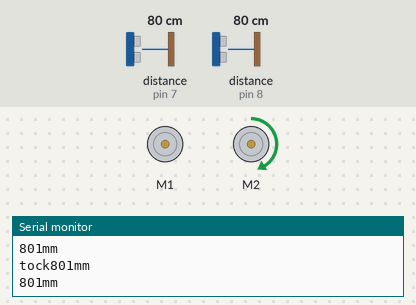
A sketch run on a simulated Arduino Uno, built with avr-gcc and run on an emulated ATmega328P. On the bench: 2 × DC motor (green arrow = forward, orange = backward, longer = faster), the last lines printed to the serial monitor. Wiring (inferred from the names in the program): 2 × ultrasonic range finder: trigger pin 7, echo pin 7 / trigger pin 8, echo pin 8. The test bench sets the inputs (shaded band); at power-on: distance to the obstacle (sensors on pin 8, pin 7) 80 cm. The echo pulse lasts 58.3 µs per cm.

Above: at 1.2 s.
1.3 s: distance to the obstacle (sensor on pin 8) set to 8 cm
2.8 s: distance to the obstacle (sensor on pin 8) set to 5 cm
At 3.3 s:
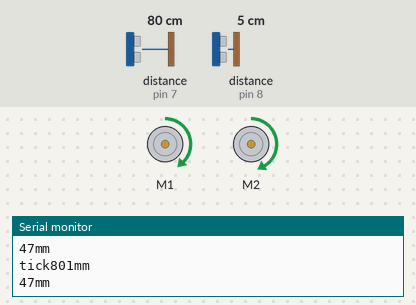
4.4 s: distance to the obstacle (sensor on pin 7) set to 7 cm
5.9 s: distance to the obstacle (sensor on pin 7) set to 4 cm
At 7.4 s:
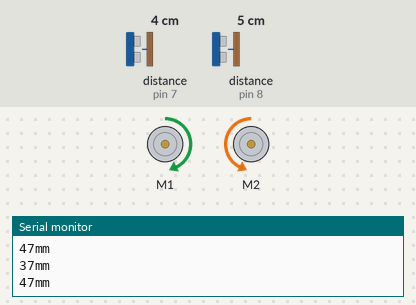
7.7 s: distance to the obstacle (sensor on pin 8) set to 35 cm
At 8.3 s:
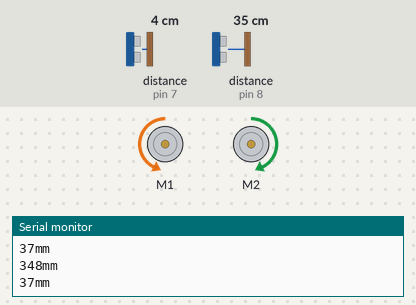
9.3 s: distance to the obstacle (sensor on pin 8) set to 9 cm
10.8 s: distance to the obstacle (sensor on pin 8) set to 6 cm
At 11.7 s:
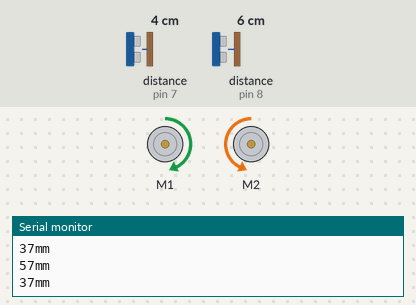
Timing chart, 0 to 13.5 s (numbered marks = the images above; inputs shaded):
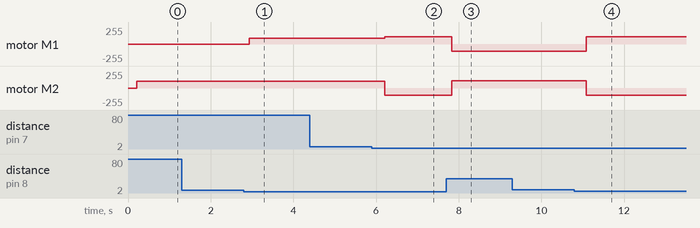

Measured:
- the behaviour switches between 7 and 6 cm on distance to the obstacle (sensor on pin 8) (found by bisection; images 0 and 1)
- the behaviour switches between 6 and 5 cm on distance to the obstacle (sensor on pin 7) (found by bisection; images 1 and 2)
- the behaviour switches between 8 and 7 cm on distance to the obstacle (sensor on pin 8) (found by bisection; images 3 and 4)
- after the input at 2.8 s, motor M1: stopped → forward 90/255 after 0.13 s
- after the input at 5.9 s, motor M1: forward 90/255 → forward 110/255 after 0.31 s; motor M2: forward 105/255 → backward 110/255 after 0.31 s
- after the input at 7.7 s, motor M1: forward 110/255 → backward 110/255 after 0.13 s; motor M2: backward 110/255 → forward 110/255 after 0.13 s
- after the input at 10.8 s, motor M1: backward 110/255 → forward 110/255 after 0.29 s; motor M2: forward 110/255 → backward 110/255 after 0.29 s

The sketch:

Frankie_Robot.ino
```cpp
#include <Adafruit_MotorShield.h>


// Create the motor shield object
Adafruit_MotorShield AFMS = Adafruit_MotorShield();

// Select which 'port' M1, M2, M3 or M4. In this case, M1
Adafruit_DCMotor *LMotor = AFMS.getMotor(1);
Adafruit_DCMotor *RMotor = AFMS.getMotor(2);

// Global variables to use
const int Sideping = 8;
const int Frontping = 7;
int Side;
int Front;

void setup() {
  Serial.begin(9600);           // set up Serial library at 9600 bps
  Serial.println("Adafruit Motorshield v2 - DC Motor test!");

  AFMS.begin();  // create with the default frequency 1.6KHz
}

void loop() {

 long Front = readPing(Frontping);
  Serial.print(Front);
  Serial.print("mm   ");
  Serial.println();
  delay(100);

 long Side = readPing(Sideping);
  Serial.print(Side);
  Serial.print("mm");
  Serial.println();
  delay(100);

  if (Front >= 55) {


      if (Side <= 60) {
      Serial.print("tick");
      // Set the speed to start, from 0 (off) to 255 (max speed)

      LMotor->run(FORWARD);
      LMotor->setSpeed(90);

      RMotor->run(FORWARD);
      RMotor->setSpeed(105);


      }

      else {
        Serial.print("tock");

        LMotor->run(FORWARD);
        LMotor->setSpeed(0);

        RMotor->run(FORWARD);
        RMotor->setSpeed(105);


        }
  }

  else {

    //  LMotor->run(RELEASE);
    //  RMotor->run(RELEASE);
    //  delay(1000);

      if (Side <= 70) {
        LMotor->run(FORWARD);
        LMotor->setSpeed(110);

        RMotor->run(BACKWARD);
        RMotor->setSpeed(110);

      }

      else {
        LMotor->run(BACKWARD);
        LMotor->setSpeed(110);

        RMotor->run(FORWARD);
        RMotor->setSpeed(110);

      }

  }

}


long readPing(int PingSensor) {

  // establish variable for duration of the ping
  long duration;

  pinMode(PingSensor, OUTPUT);
  digitalWrite(PingSensor, LOW);
  delayMicroseconds(2);
  digitalWrite(PingSensor, HIGH);
  delayMicroseconds(5);
  digitalWrite(PingSensor, LOW);

  pinMode(PingSensor,  INPUT);
  duration = pulseIn(PingSensor, HIGH);

  return duration/2.9/2;


}
```
